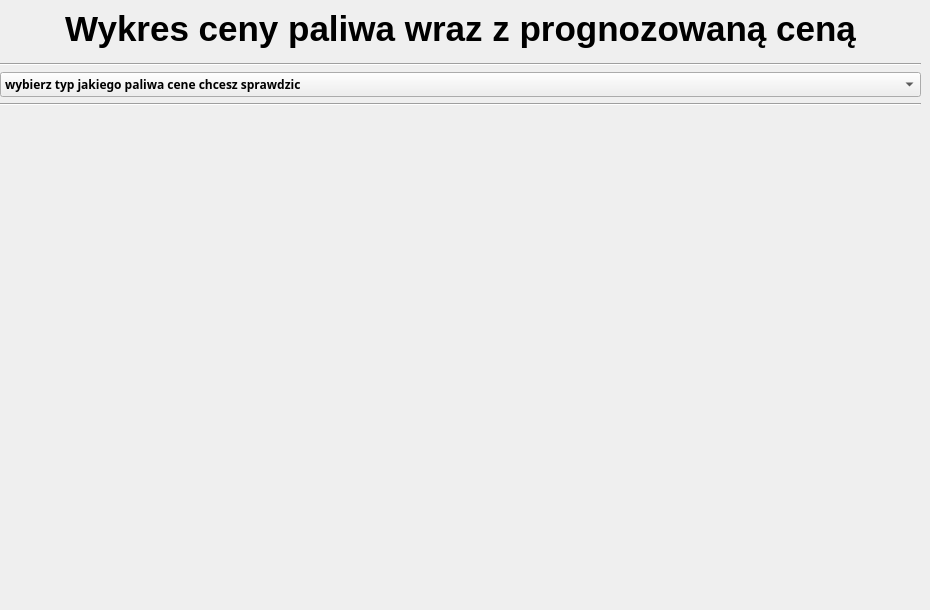
    <widget class="QWidget" name="FuelPriceTab">
     <property name="font">
      <font>
       <family>Arial Black</family>
      </font>
     </property>
     <attribute name="title">
      <string>Wykres ceny paliwa</string>
     </attribute>
     <widget class="QWidget" name="verticalLayoutWidget_4">
      <property name="geometry">
       <rect>
        <x>0</x>
        <y>0</y>
        <width>921</width>
        <height>106</height>
       </rect>
      </property>
      <layout class="QVBoxLayout" name="verticalLayout_7">
       <item>
        <widget class="QLabel" name="label_34">
         <property name="font">
          <font>
           <family>Arial</family>
           <pointsize>26</pointsize>
           <weight>75</weight>
           <bold>true</bold>
          </font>
         </property>
         <property name="text">
          <string>Wykres ceny paliwa wraz z prognozowaną ceną</string>
         </property>
         <property name="alignment">
          <set>Qt::AlignCenter</set>
         </property>
        </widget>
       </item>
       <item>
        <widget class="Line" name="line_23">
         <property name="orientation">
          <enum>Qt::Horizontal</enum>
         </property>
        </widget>
       </item>
       <item>
        <layout class="QHBoxLayout" name="horizontalLayout_7">
         <item>
          <widget class="QComboBox" name="FuelPriceTabFuelType">
           <property name="font">
            <font>
             <weight>75</weight>
             <bold>true</bold>
            </font>
           </property>
           <item>
            <property name="text">
             <string>wybierz typ jakiego paliwa cene chcesz sprawdzic</string>
            </property>
           </item>
           <item>
            <property name="text">
             <string>ON</string>
            </property>
           </item>
           <item>
            <property name="text">
             <string>OO</string>
            </property>
           </item>
           <item>
            <property name="text">
             <string>PB95</string>
            </property>
           </item>
           <item>
            <property name="text">
             <string>PB98</string>
            </property>
           </item>
          </widget>
         </item>
        </layout>
       </item>
       <item>
        <widget class="Line" name="line_24">
         <property name="orientation">
          <enum>Qt::Horizontal</enum>
         </property>
        </widget>
       </item>
      </layout>
     </widget>
     <widget class="QWidget" name="verticalLayoutWidget_5">
      <property name="geometry">
       <rect>
        <x>0</x>
        <y>110</y>
        <width>911</width>
        <height>491</height>
       </rect>
      </property>
      <layout class="QVBoxLayout" name="FuelPriceTabChartLayout"/>
     </widget>
    </widget>
